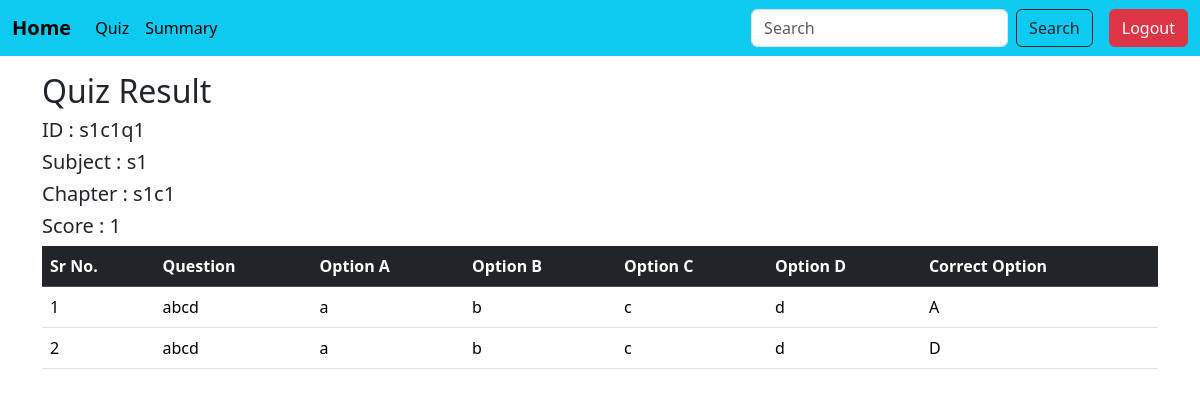
The app's page /user_result/1 with its own data.
### models.py (models this page shows)
class Score(db.Model):
    __tablename__='score'
    id=db.Column(db.Integer,primary_key=True,autoincrement=True)
    quiz_id=db.Column(db.String(100),db.ForeignKey('quiz.id'),nullable=False)
    user_id=db.Column(db.String(100),db.ForeignKey('user.id'),nullable=False)
    attempt_timing=db.Column(db.DateTime,default=lambda:datetime.now(IST))
    tot_score=db.Column(db.Integer,nullable=False)
    quiz=db.relationship('Quiz',backref=db.backref('scores',cascade="all,delete-orphan"))
    user=db.relationship('User',backref=db.backref('scores',cascade="all,delete-orphan"))

class Chapter(db.Model):
    __tablename__='chapter'
    id=db.Column(db.String(50),primary_key=True)
    name=db.Column(db.String(100),nullable=False)
    description=db.Column(db.Text,nullable=False)
    subject_id=db.Column(db.String(100),db.ForeignKey('subject.id'),nullable=False)
    subject=db.relationship('Subject',backref=db.backref('chapters',cascade="all,delete-orphan"))

class Quiz(db.Model):
    __tablename__='quiz'
    id=db.Column(db.String(50),primary_key=True)
    chapter_id=db.Column(db.String(100),db.ForeignKey('chapter.id'),nullable=False)
    remarks=db.Column(db.String(100),nullable=False)
    quiz_date=db.Column(db.Date,nullable=False)
    time_dur=db.Column(db.String(5),nullable=False)
    chapter=db.relationship('Chapter',backref=db.backref('quizzes',cascade="all,delete-orphan"))

class Question(db.Model):
    __tablename__='question'
    id=db.Column(db.String(50),primary_key=True)
    quiz_id=db.Column(db.String(100),db.ForeignKey('quiz.id'),nullable=False)
    que=db.Column(db.Text,nullable=False)
    o_a=db.Column(db.String(300),nullable=False)
    o_b=db.Column(db.String(300),nullable=False)
    o_c=db.Column(db.String(300),nullable=False)
    o_d=db.Column(db.String(300),nullable=False)
    correct_o=db.Column(db.String(1),nullable=False)
    quiz=db.relationship('Quiz',backref=db.backref('questions',cascade="all,delete-orphan"))

### app.py (the view)
@app.route('/user_result/<score_id>')
def user_result(score_id):
    score=Score.query.filter_by(id=score_id).first()
    questions=Question.query.filter_by(quiz_id=score.quiz_id).all()
    return render_template("user_result.html",score=score,questions=questions)

### templates/user_result.html (shortened to what this page needs)
{% include 'student_sidebar.html'%}
{%block content%}
<div class="container mt-4">
    <h2>Quiz Result </h2>
    <h5>ID : {{score.quiz_id}}</h5>
    <h5>Subject : {{score.quiz.chapter.subject_id}}</h5>
    <h5>Chapter : {{score.quiz.chapter_id}}</h5>
    <h5>Score : {{score.tot_score}}</h5>
    <table class="table table-hover">
        <thead class="table-dark">
          <tr>
            <th>Sr No.</th>
            <th>Question</th>
            <th>Option A</th>
            <th>Option B</th>
            <th>Option C</th>
            <th>Option D</th>
            <th>Correct Option</th>
          </tr>
        </thead>
        <tbody>
          {%for question in questions%}
          <tr>
            <td>{{loop.index}}</td>
            <td>{{question.que}}</td>
            <td>{{question.o_a}}</td>
            <td>{{question.o_b}}</td>
            <td>{{question.o_c}}</td>
            <td>{{question.o_d}}</td>
            <td>{{question.correct_o}}</td>
          </tr>
          {%endfor%}
        </tbody>
      </table>
</div>
{%endblock%}

### records on screen
Score: quiz_id "s1c1q1", tot_score "1"
Chapter: quiz.chapter.subject_id "s1"
Quiz: quiz.chapter_id "s1c1"
Question: que "abcd", o_a "a", o_b "b", o_c "c", o_d "d", correct_o "A"
Question: que "abcd", o_a "a", o_b "b", o_c "c", o_d "d", correct_o "D"
